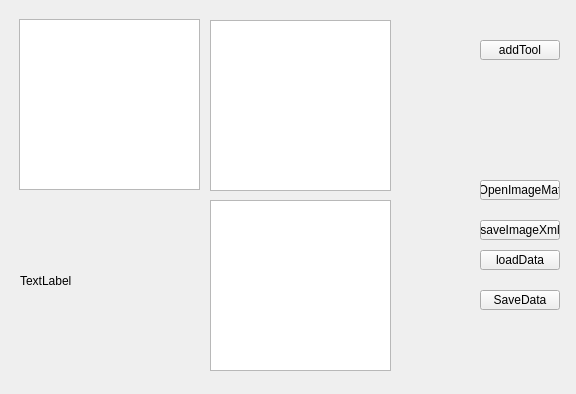
<?xml version="1.0" encoding="UTF-8"?>
<ui version="4.0">
 <class>MainWindow</class>
 <widget class="QWidget" name="MainWindow">
  <property name="geometry">
   <rect>
    <x>0</x>
    <y>0</y>
    <width>576</width>
    <height>394</height>
   </rect>
  </property>
  <property name="windowTitle">
   <string>noName</string>
  </property>
  <property name="styleSheet">
   <string notr="true"/>
  </property>
  <widget class="QWidget" name="centralWidget" native="true">
   <property name="geometry">
    <rect>
     <x>10</x>
     <y>10</y>
     <width>551</width>
     <height>371</height>
    </rect>
   </property>
   <property name="styleSheet">
    <string notr="true"/>
   </property>
   <widget class="QPushButton" name="pushButton_addTool">
    <property name="geometry">
     <rect>
      <x>470</x>
      <y>30</y>
      <width>80</width>
      <height>20</height>
     </rect>
    </property>
    <property name="text">
     <string>addTool</string>
    </property>
   </widget>
   <widget class="QPushButton" name="pushButton_OpenImageMat">
    <property name="geometry">
     <rect>
      <x>470</x>
      <y>170</y>
      <width>80</width>
      <height>20</height>
     </rect>
    </property>
    <property name="text">
     <string>OpenImageMat</string>
    </property>
   </widget>
   <widget class="QPushButton" name="pushButton_saveImageXml">
    <property name="geometry">
     <rect>
      <x>470</x>
      <y>210</y>
      <width>80</width>
      <height>20</height>
     </rect>
    </property>
    <property name="text">
     <string>saveImageXml</string>
    </property>
   </widget>
   <widget class="QPushButton" name="pushButton_loadData">
    <property name="geometry">
     <rect>
      <x>470</x>
      <y>240</y>
      <width>80</width>
      <height>20</height>
     </rect>
    </property>
    <property name="text">
     <string>loadData</string>
    </property>
   </widget>
   <widget class="QPushButton" name="pushButton_SaveData">
    <property name="geometry">
     <rect>
      <x>470</x>
      <y>280</y>
      <width>80</width>
      <height>20</height>
     </rect>
    </property>
    <property name="styleSheet">
     <string notr="true"/>
    </property>
    <property name="text">
     <string>SaveData</string>
    </property>
   </widget>
   <widget class="QListWidget" name="listWidget">
    <property name="geometry">
     <rect>
      <x>9</x>
      <y>9</y>
      <width>181</width>
      <height>171</height>
     </rect>
    </property>
    <property name="minimumSize">
     <size>
      <width>20</width>
      <height>30</height>
     </size>
    </property>
    <property name="maximumSize">
     <size>
      <width>600</width>
      <height>16777215</height>
     </size>
    </property>
    <property name="styleSheet">
     <string notr="true"/>
    </property>
   </widget>
   <widget class="QListWidget" name="listWidget_2">
    <property name="geometry">
     <rect>
      <x>200</x>
      <y>10</y>
      <width>181</width>
      <height>171</height>
     </rect>
    </property>
    <property name="minimumSize">
     <size>
      <width>30</width>
      <height>30</height>
     </size>
    </property>
    <property name="maximumSize">
     <size>
      <width>400</width>
      <height>16777215</height>
     </size>
    </property>
    <property name="styleSheet">
     <string notr="true"/>
    </property>
   </widget>
   <widget class="QLabel" name="label">
    <property name="geometry">
     <rect>
      <x>10</x>
      <y>190</y>
      <width>181</width>
      <height>161</height>
     </rect>
    </property>
    <property name="minimumSize">
     <size>
      <width>160</width>
      <height>100</height>
     </size>
    </property>
    <property name="styleSheet">
     <string notr="true"/>
    </property>
    <property name="text">
     <string>TextLabel</string>
    </property>
   </widget>
   <widget class="QTextBrowser" name="textBrowser">
    <property name="geometry">
     <rect>
      <x>200</x>
      <y>190</y>
      <width>181</width>
      <height>171</height>
     </rect>
    </property>
    <property name="styleSheet">
     <string notr="true"/>
    </property>
   </widget>
  </widget>
 </widget>
 <layoutdefault spacing="6" margin="11"/>
 <resources/>
 <connections/>
</ui>
